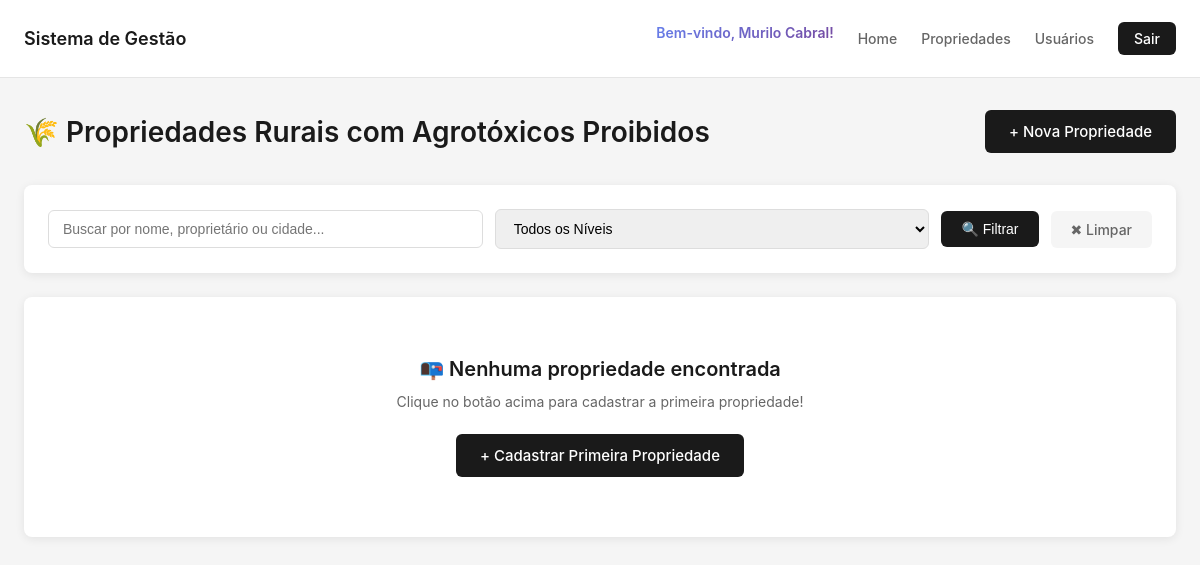
/propriedades/ (signed in), run on an earlier commit of the app's database.
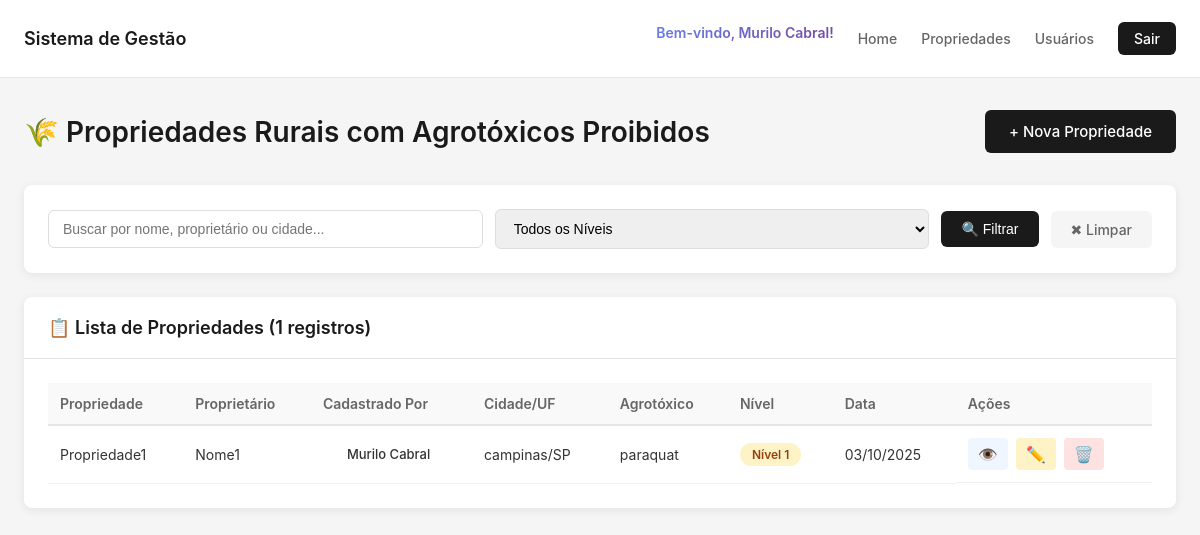
And on a later commit of the database.
### core/models.py (models this page shows, shortened)
class PropriedadeRural(models.Model):
    NIVEL_CHOICES = [
        (1, 'Nível 1 - Baixo Impacto'),
        (2, 'Nível 2 - Médio Impacto'),
        (3, 'Nível 3 - Alto Impacto'),
    ]
    nome_propriedade = models.CharField(max_length=200, verbose_name="Nome da Propriedade")
    proprietario = models.CharField(max_length=200, verbose_name="Nome do Proprietário")
    cpf_cnpj = models.CharField(max_length=18, verbose_name="CPF/CNPJ")
    endereco = models.TextField(verbose_name="Endereço Completo")
    cidade = models.CharField(max_length=100, verbose_name="Cidade")
    estado = models.CharField(max_length=2, verbose_name="Estado (UF)")
    area_hectares = models.DecimalField(
        max_digits=10,
        decimal_places=2,
        validators=[MinValueValidator(0.01)],
        verbose_name="Área em Hectares"
    )
    agrotoxico_utilizado = models.CharField(max_length=200, verbose_name="Agrotóxico Proibido Utilizado")
    nivel_impacto = models.IntegerField(
        choices=NIVEL_CHOICES,
        verbose_name="Nível de Impacto Ambiental"
    )
    descricao_impacto = models.TextField(
        verbose_name="Descrição do Impacto",
        help_text="Descreva os impactos observados nos lençóis freáticos, rios e mares"
    )
    data_identificacao = models.DateField(
        default=timezone.now,
        verbose_name="Data de Identificação"
    )
    latitude = models.DecimalField(
        max_digits=9,
        decimal_places=6,
        null=True,
        blank=True,
        verbose_name="Latitude"
    )
    longitude = models.DecimalField(
        max_digits=9,
        decimal_places=6,
        null=True,
        blank=True,
        verbose_name="Longitude"
    )
    usuario_cadastro = models.ForeignKey(
        User,
        on_delete=models.SET_NULL,
        null=True,
        verbose_name="Cadastrado por"
    )
    data_cadastro = models.DateTimeField(auto_now_add=True, verbose_name="Data de Cadastro")
    data_atualizacao = models.DateTimeField(auto_now=True, verbose_name="Última Atualização")
    ativo = models.BooleanField(default=True, verbose_name="Registro Ativo")
    class Meta:
        verbose_name = "Propriedade Rural"
        verbose_name_plural = "Propriedades Rurais"
        ordering = ['-data_cadastro']

### core/views.py (the view, shortened to what this page needs)
# urls.py: path("propriedades/", views.propriedades_list, name="propriedades_list"),
@login_required
def propriedades_list(request):
    nivel_filtro = request.GET.get('nivel')
    search = request.GET.get('search', '')
    propriedades = PropriedadeRural.objects.filter(ativo=True)
    if nivel_filtro:
        propriedades = propriedades.filter(nivel_impacto=nivel_filtro)
    paginator = Paginator(propriedades, 10)
    page_number = request.GET.get('page')
    page_obj = paginator.get_page(page_number)
    context = {
        'page_obj': page_obj,
        'nivel_filtro': nivel_filtro,
        'search': search,
    }
    return render(request, 'core/propriedades_list.html', context)

### core/templates/core/propriedades_list.html (shortened to what this page needs)
{% extends 'core/base.html' %}
{% load static %}
{% block extra_styles %}
<link rel="stylesheet" href="{% static 'core/css/propriedades.css' %}">
{% endblock %}
{% block content %}
<div class="page-header">
    <h1>🌾 Propriedades Rurais com Agrotóxicos Proibidos</h1>
    <a href="{% url 'propriedade_create' %}" class="btn-primary">
        + Nova Propriedade
    </a>
</div>
<div class="filters-container">
    <form method="get" class="filters-form">
        <div class="filter-group">
            <input
                type="text"
                name="search"
                placeholder="Buscar por nome, proprietário ou cidade..."
                value="{{ search }}"
                class="search-input"
            >
        </div>
        <div class="filter-group">
            <select name="nivel" class="filter-select">
                <option value="">Todos os Níveis</option>
            </select>
        </div>
        <button type="submit" class="btn-filter">🔍 Filtrar</button>
        <a href="{% url 'propriedades_list' %}" class="btn-clear">✖ Limpar</a>
    </form>
</div>
{% if page_obj %}
<div class="card">
    <div class="card-header">
        <h3>📋 Lista de Propriedades ({{ page_obj.paginator.count }} registros)</h3>
    </div>
    <div class="card-body">
        <div class="table-responsive">
            <table class="table">
                <thead>
                    <tr>
                        <th>Propriedade</th>
                        <th>Proprietário</th>
                        <th>Cadastrado Por</th>
                        <th>Cidade/UF</th>
                        <th>Agrotóxico</th>
                        <th>Nível</th>
                        <th>Data</th>
                        <th>Ações</th>
                    </tr>
                </thead>
                <tbody>
                    {% for propriedade in page_obj %}
                    <tr>
                        <td>{{ propriedade.nome_propriedade }}</td>
                        <td>{{ propriedade.proprietario }}</td>
                        <td>
                            {% if propriedade.usuario_cadastro %}
                            <div class="user-badges-table">
                                <span class="badge-perfil-table badge-perfil-{{ propriedade.usuario_cadastro.perfil.tipo_perfil|lower }}">
                                </span>
                                <span class="username-table">{{ propriedade.usuario_cadastro.get_full_name|default:propriedade.usuario_cadastro.username }}</span>
                            </div>
                            {% else %}
                            <span class="text-muted">N/A</span>
                            {% endif %}
                        </td>
                        <td>{{ propriedade.cidade }}/{{ propriedade.estado }}</td>
                        <td>{{ propriedade.agrotoxico_utilizado }}</td>
                        <td>
                            <span class="badge badge-nivel-{{ propriedade.nivel_impacto }}">
                                Nível {{ propriedade.nivel_impacto }}
                            </span>
                        </td>
                        <td>{{ propriedade.data_identificacao|date:"d/m/Y" }}</td>
                        <td class="action-buttons">
                            <a href="{% url 'propriedade_detail' propriedade.pk %}" class="btn-action btn-view" title="Visualizar">
                                👁️
                            </a>
                            <a href="{% url 'propriedade_update' propriedade.pk %}" class="btn-action btn-edit" title="Editar">
                                ✏️
                            </a>
                            <a href="{% url 'propriedade_delete' propriedade.pk %}" class="btn-action btn-delete" title="Excluir">
                                🗑️
                            </a>
                        </td>
                    </tr>
                    {% endfor %}
                </tbody>
            </table>
        </div>
    </div>
</div>
{% else %}
<div class="card">
    <div class="card-body empty-state">
        <h3>📭 Nenhuma propriedade encontrada</h3>
        <p>Clique no botão acima para cadastrar a primeira propriedade!</p>
        <a href="{% url 'propriedade_create' %}" class="btn-primary">
            + Cadastrar Primeira Propriedade
        </a>
    </div>
</div>
{% endif %}
{% endblock %}

### core/templates/core/base.html (shortened to what this page needs)
{% load static %}
<!DOCTYPE html>
<html lang="pt-br">
  <head>
    <link rel="stylesheet" href="{% static 'core/css/base.css' %}" />
    {% block extra_styles %}{% endblock %}
  </head>
  <body>
    <nav class="navbar">
      <div class="navbar-container">
        <a class="navbar-brand" href="{% url 'index' %}"
          >Sistema de Gestão</a
        >
        <div class="navbar-nav">
          {% if user.is_authenticated %}
          <div class="user-info-navbar">
            <span class="welcome-message">
              Bem-vindo, {{ user.get_full_name|default:user.username }}!
            </span>
            <span class="badge-perfil-nav badge-perfil-{{ user.perfil.tipo_perfil|lower }}">
            </span>
          </div>
          <a class="nav-link" href="{% url 'index' %}">Home</a>
          <a class="nav-link" href="{% url 'propriedades_list' %}"
            >Propriedades</a
          >
          <a class="nav-link" href="{% url 'usuarios_list' %}">Usuários</a>
          <a class="btn-logout" href="{% url 'logout' %}">Sair</a>
          {% else %}
          <a class="btn-login" href="{% url 'login' %}">Entrar</a>
          {% endif %}
        </div>
      </div>
    </nav>
    <main class="container">
       {% block content %}{% endblock %}
    </main>
  </body>
</html>

### core/static/core/css/base.css (style rules this page uses)
* { margin: 0; padding: 0; box-sizing: border-box; }
body { font-family: -apple-system, BlinkMacSystemFont, "Segoe UI", Roboto, "Helvetica Neue", Arial, sans-serif; background-color: #f5f5f5; min-height: 100vh; }
.navbar { background-color: white; border-bottom: 1px solid #e5e5e5; padding: 16px 0; }
.navbar-container { max-width: 1200px; margin: 0 auto; padding: 0 24px; display: flex; justify-content: space-between; align-items: center; }
.navbar-brand { font-size: 18px; font-weight: 600; color: #1a1a1a; text-decoration: none; }
.navbar-nav { display: flex; gap: 24px; align-items: center; }
.user-info-navbar { display: flex; flex-direction: column; gap: 4px; padding: 8px 0; }
.welcome-message { color: #1a1a1a; font-size: 14px; font-weight: 600; background: linear-gradient(135deg, #667eea 0%, #764ba2 100%); background-clip: text; -webkit-background-clip: text; -webkit-text-fill-color: transparent; white-space: nowrap; }
.badge-perfil-nav { display: inline-block; padding: 4px 10px; border-radius: 10px; font-size: 11px; font-weight: 600; white-space: nowrap; align-self: flex-start; }
.nav-link { color: #666; text-decoration: none; font-size: 14px; font-weight: 500; transition: color 0.2s ease; }
.btn-logout { background: #1a1a1a; color: white; border: none; padding: 8px 16px; border-radius: 6px; font-size: 14px; font-weight: 500; cursor: pointer; text-decoration: none; display: inline-block; transition: background-color 0.2s ease; }
.container { max-width: 1200px; margin: 32px auto; padding: 0 24px; }

### core/static/core/css/propriedades.css (style rules this page uses)
.page-header { display: flex; justify-content: space-between; align-items: center; margin-bottom: 32px; }
.page-header h1 { font-size: 28px; font-weight: 600; color: #1a1a1a; }
.filters-container { background: white; border-radius: 8px; padding: 24px; margin-bottom: 24px; box-shadow: 0 2px 10px rgba(0, 0, 0, 0.08); }
.filters-form { display: flex; gap: 12px; flex-wrap: wrap; align-items: center; }
.filter-group { flex: 1; min-width: 200px; }
.search-input, .filter-select { width: 100%; padding: 10px 14px; border: 1px solid #ddd; border-radius: 6px; font-size: 14px; transition: border-color 0.2s ease; }
.btn-filter, .btn-clear { padding: 10px 20px; border: none; border-radius: 6px; font-size: 14px; font-weight: 500; cursor: pointer; transition: all 0.2s ease; text-decoration: none; display: inline-block; }
.btn-filter { background: #1a1a1a; color: white; }
.btn-clear { background: #f5f5f5; color: #666; }
.card { background: white; border-radius: 8px; box-shadow: 0 2px 10px rgba(0, 0, 0, 0.08); overflow: hidden; }
.card-header { padding: 20px 24px; border-bottom: 1px solid #e5e5e5; }
.card-header h3 { font-size: 18px; font-weight: 600; color: #1a1a1a; }
.card-body { padding: 24px; }
.table-responsive { overflow-x: auto; }
.table { width: 100%; border-collapse: collapse; }
.table thead th { background: #f9f9f9; padding: 12px; text-align: left; font-size: 14px; font-weight: 600; color: #666; border-bottom: 2px solid #e5e5e5; }
.table tbody td { padding: 12px; border-bottom: 1px solid #f0f0f0; font-size: 14px; color: #333; }
.badge { display: inline-block; padding: 4px 12px; border-radius: 12px; font-size: 12px; font-weight: 600; text-align: center; }
.badge-nivel-1 { background-color: #fef3c7; color: #92400e; }
.action-buttons { display: flex; gap: 8px; }
.btn-action { padding: 6px 10px; border-radius: 4px; text-decoration: none; font-size: 16px; transition: all 0.2s ease; cursor: pointer; }
.btn-view { background: #eff6ff; }
.btn-edit { background: #fef3c7; }
.btn-delete { background: #fee2e2; }
.btn-primary, .btn-secondary, .btn-danger { padding: 12px 24px; border: none; border-radius: 6px; font-size: 15px; font-weight: 500; cursor: pointer; text-decoration: none; display: inline-block; transition: all 0.2s ease; }
.btn-primary { background: #1a1a1a; color: white; }
.user-badges-table { display: flex; align-items: center; gap: 8px; }
.badge-perfil-table { padding: 4px 8px; border-radius: 8px; font-size: 14px; display: inline-block; }
.username-table { font-size: 13px; color: #333; font-weight: 500; }

What changed in the data, as far as the page shows it:
added PropriedadeRural: nome_propriedade "Propriedade1", proprietario "Nome1", usuario_cadastro.get_full_name "Murilo Cabral", cidade "campinas", estado "SP", agrotoxico_utilizado "paraquat", nivel_impacto "1", data_identificacao "03/10/2025"
Also different on the page:
{{ page_obj.paginator.count }}: (not shown) → "1"
text no longer shown: "📭 Nenhuma propriedade encontrada Clique no botão acima para cadastrar a primeira propriedade! + Cadastrar Primeira Propriedade"
text now shown: "📋 Lista de Propriedades ( registros) Propriedade Proprietário Cadastrado Por Cidade/UF Agrotóxico Nível Data Ações"
